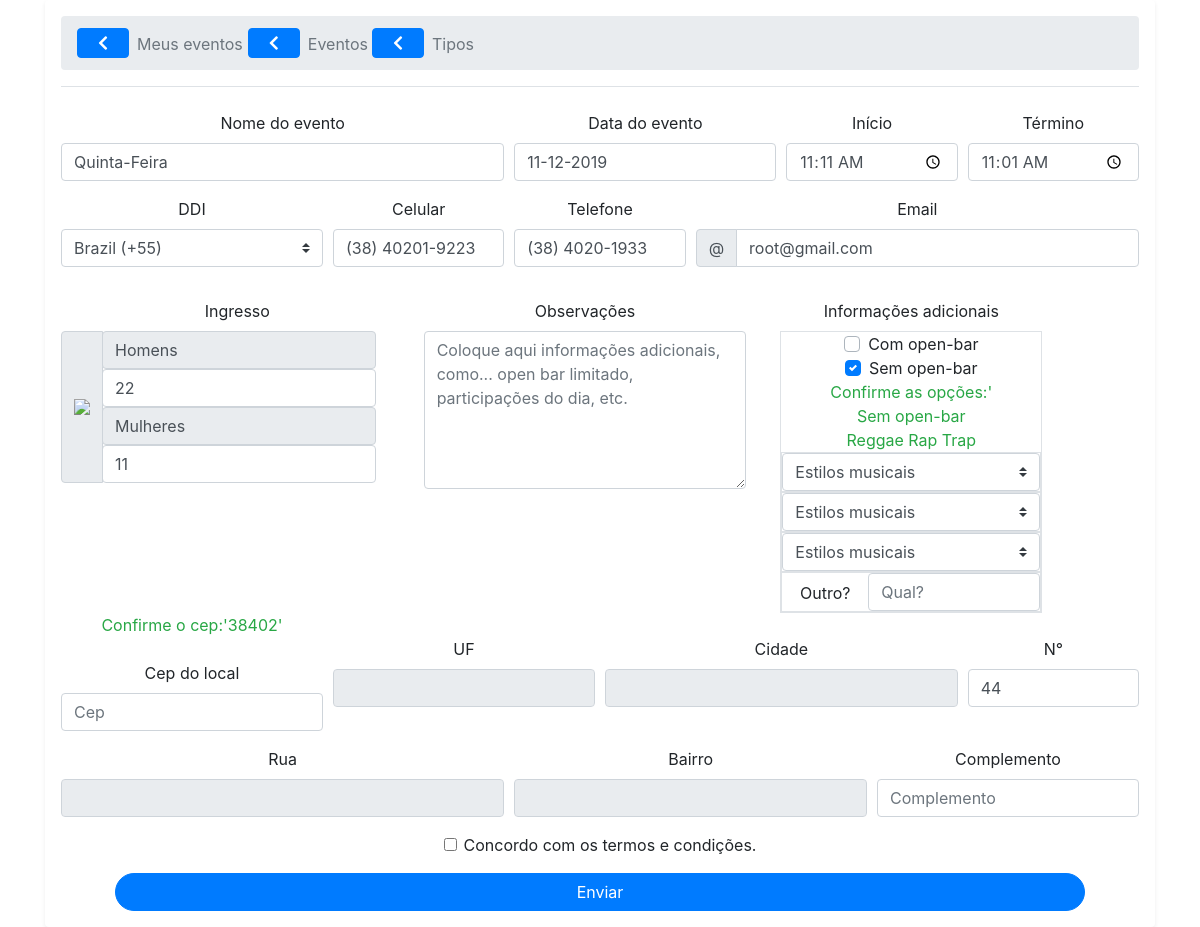
Page /novo_evento.php?editor=true&&id=4 (signed in) on the committed database.
### tables this page shows
CREATE TABLE `tb_eventos` (
  `id_evento` int(11) NOT NULL,
  `nome_evento` varchar(255) NOT NULL,
  `categoria_evento` varchar(255) DEFAULT NULL,
  `ddi_evento` varchar(255) NOT NULL,
  `celular_evento` varchar(20) NOT NULL,
  `telefone_evento` varchar(20) NOT NULL,
  `dia_evento` varchar(20) NOT NULL,
  `inicio_evento` varchar(20) NOT NULL,
  `termino_evento` varchar(20) NOT NULL,
  `ingressoh` int(5) NOT NULL,
  `ingressom` int(5) NOT NULL,
  `obs_evento` varchar(255) DEFAULT NULL,
  `email_evento` varchar(255) NOT NULL,
  `chek_evento` varchar(50) NOT NULL,
  `cep_evento` int(10) NOT NULL,
  `uf_evento` char(2) NOT NULL,
  `bairro_evento` varchar(255) DEFAULT NULL,
  `rua_evento` varchar(255) DEFAULT NULL,
  `cidade_evento` varchar(50) NOT NULL,
  `numero_evento` int(8) NOT NULL,
  `complemento_evento` varchar(255) DEFAULT NULL,
  `visu_eventos` int(11) NOT NULL,
  `id_postador` int(11) NOT NULL,
  `musicas` varchar(255) DEFAULT NULL,
  `data_envio` datetime NOT NULL,
  `visivel` varchar(20) DEFAULT 'true'
);

### novo_evento.php (the view, shortened to what this page needs)
<!DOCTYPE html>
<html lang="pt-br" id="site1">
	<head>
	  <link rel="stylesheet" href="//apps.bdimg.com/libs/jqueryui/1.10.4/css/jquery-ui.min.css">
		<link rel="stylesheet" href="https://stackpath.bootstrapcdn.com/bootstrap/4.2.1/css/bootstrap.min.css">
		<link rel="stylesheet" href="https://use.fontawesome.com/releases/v5.6.3/css/all.css">
		<link rel="stylesheet" type="text/css" href="css/reset.css">
		<link rel="stylesheet" type="text/css" href="css/style.css">
		<?php
		if(isset($_GET['editor'])){
						include("action/conn/conexao.php");
						$id = htmlspecialchars(addslashes($_GET['id']));
						$id_post = $_SESSION['id_postador'];
						$sql= $conn->query("SELECT * FROM tb_eventos where id_evento = $id and id_postador =$id_post");
						$evento = mysqli_fetch_assoc($sql);
		}
		?>
	</head>
	<body id="site1">
					<main role="main" id="mained" class="inner cover text-center container">
						<div class="shadow-sm p-3 mb-5 bg-white rounded">
							<nav aria-label="breadcrumb">
								<ol class="breadcrumb">
									<a href="meus_eventos.php"><button class="btn btn-primary d-flex"><i class="fas fa-chevron-left pr-2 pl-1 ml-1"></i></button></a>
									<li class="breadcrumb-item active ml-2 pt-1 mr-1 " aria-current="page">Meus eventos</li>
									<div class='pl-3 row'>
										<a href="eventos.php"><button class="btn btn-primary d-flex"><i class="fas fa-chevron-left mr-1 pl-1 ml-1 pr-1"></i></button></a>
										<li class="breadcrumb-item active ml-2 pt-1 mr-1 " aria-current="page">Eventos</li>
										<a href="tipo_evento.php"><button class="btn btn-primary d-flex"><i class="fas fa-chevron-left mr-1 pl-1 ml-1 pr-1"></i></button></a>
										<li class="breadcrumb-item active ml-2 pt-1 " aria-current="page">Tipos</li>
									</div>
								</ol>
							</nav>
						<span class=" border-bottom mt-2 d-flex p-left"></span><br>
							<form method="POST" action="<?php if(!isset($_GET["editor"])){
								echo "action/insert_evento.php";
							}else{echo "action/update_evento.php";}
								?>" data-toggle="validator">
								<div class="form-row">
									<div class="col-md-5 mb-3">
									  <label for="nome">Nome do evento</label>
									  <input type="text" class="form-control" id="nome" <?php if(isset($_GET['editor']) && isset($_GET['id'])){
										  echo "value='".$evento['nome_evento']."'";
									  } ?>  placeholder="Ex: Sextou" name="nome_evento" required>
									</div>
									<div class="col-md-3 mb-3">
									  <label for="nome2">Data do evento</label>
									  <input type="text" class="form-control" id="data" name="dia_evento" <?php if(isset($_GET['editor']) && isset($_GET['id'])){
										  echo "value='".date('d-m-Y', strtotime($evento['dia_evento']))."'";
									  } ?> placeholder="dd-mm-aaaa" required>
									</div>
									<div class="col-md-2 mb-3">
										<label for="nome2">Início</label>
										<input type="time" <?php if(isset($_GET['editor']) && isset($_GET['id'])){
										  echo "value='".$evento['inicio_evento']."'";
									  } ?> class="form-control"  id="horario" name="inicio_evento"  required>
									</div>
									<div class="col-md-2 mb-3">
										<label for="nome2">Término</label>
										<input type="time" <?php if(isset($_GET['editor']) && isset($_GET['id'])){
										  echo "value='".$evento['termino_evento']."'";
									  } ?> class="form-control"  id="horario" name="termino_evento"  required>
									</div>
								</div>
								<div class="form-row">
									<div class="col-md-3 mb-3">
										<label for="ddi" >DDI</label>
										<select name="countryCode" class="custom-select custom-select mb-3" id="ddi">
											<option data-countryCode="BR" value="55" Selected>Brazil (+55)</option>
									</select>
								</div>
									<div class="col-md-2 mb-3">
									  <label for="nome2">Celular</label>
									  <input type="text" class="form-control" <?php if(isset($_GET['editor']) && isset($_GET['id'])){
										  echo "value='".$evento['celular_evento']."'";
									  } ?>  id="celular" placeholder="(99) 12345-6789"  name="celular_evento" required>
									</div>
									<div class="col-md-2 mb-3">
									  <label for="nome2">Telefone</label>
									  <input type="text" <?php if(isset($_GET['editor']) && isset($_GET['id'])){
										  echo "value='".$evento['telefone_evento']."'";
									  } ?> class="form-control"  id="telefone" placeholder="(99) 1234-5678"  name="telefone_evento" required>
									</div>
									<div class="col-md-5 mb-3">
										  <label for="email">Email</label>
										  <div class="input-group">
											<div class="input-group-prepend">
											  <span class="input-group-text" id="inputGroupPrepend3">@</span>
											</div>
											<input type="email" <?php if(isset($_GET['editor']) && isset($_GET['id'])){
										  echo "value='".$evento['email_evento']."'";
									  } ?> class="form-control" id="email" placeholder="Ex: email@email.com" aria-describedby="inputGroupPrepend3" name="email" required>
										  </div>
									</div>
									<div class="col-md-4 mb-3 text-center justify-content-center">
									  <label for="ingressoh">Ingresso</label>
									  <div class="input-group">
										<div class="input-group-prepend">
										  <span class="input-group-text" id="inputGroupPrepend3"><img src="https://img.icons8.com/color/50/000000/ticket-purchase.png"></span>
										</div>
											<div>
												<span class="input-group-text" id="inputGroupPrepend3">Homens</span>
												<input type="text" <?php if(isset($_GET['editor']) && isset($_GET['id'])){
										  echo "value='".$evento['ingressoh']."'";
									  } ?> class="form-control" id="ingressoh" placeholder="Ex: 10.00" aria-describedby="inputGroupPrepend3" name="ingressoh" required>
												<span class="input-group-text"  id="inputGroupPrepend3">Mulheres</span>
												<input type="text" <?php if(isset($_GET['editor']) && isset($_GET['id'])){
										  echo "value='".$evento['ingressom']."'";
									  } ?> class="form-control" id="ingressom" placeholder="Ex: 10.00" aria-describedby="inputGroupPrepend3" name="ingressom" required>
											</div>
										</div>
									</div>
									<div class="col-md-4 mb-3 row">
										 <div class="col mb-2">
											<label for="nome2">Observações</label>
											<textarea class="form-control" id="exampleFormControlTextarea1" name="obs" maxlength="150" rows="6" placeholder="Coloque aqui informações adicionais, como... open bar limitado, participações do dia, etc. "><?php if(isset($_GET['editor']) && isset($_GET['id'])){
										  echo $evento['obs_evento'];
									  } ?></textarea>
										</div>
									</div>
									<div class="col-md-3 ml-4 mr-3">
										<label for="info">Informações adicionais</label>
										<div class="container border">
											<div class="custom-control custom-checkbox">
											  <label class="custom-control-label" for="customCheck2">Com open-bar</label>
											</div>
											<div class="custom-control custom-checkbox">
											  <label class="custom-control-label" for="Check1">Sem open-bar</label>
											</div>
											<span class="text-success">
												<?php if(isset($_GET['editor']) && isset($_GET['id'])){
														echo "Confirme as opções:'<br>".$evento['chek_evento']."<br>".$evento['musicas'];
												} ?>
											</span>
											<div class="row border">
												<select class="custom-select" name="msc1" required>
												  <option value='' selected>Estilos musicais</option>
												</select>
											</div>
											<div class="row border">
												<select class="custom-select" name="msc2" required>
												  <option value='' selected>Estilos musicais</option>
												</select>
											</div>
											<div class="row border">
											<select class="custom-select" name="msc3" required>
												  <option value='' selected>Estilos musicais</option>
												</select>
											</div>
											<div class="row border"><span class="col-4 pt-2 ">Outro?</span>
												<input type="text" class="form-control col-8" placeholder="Qual?" name="outro">
											</div>
										</div>
									</div>
								</div>
								  <div class="form-row">
									<div class="col-md-3 mb-3">
										<span class="text-success"><?php if(isset($_GET['editor']) && isset($_GET['id'])){
										  echo "Confirme o cep:'".$evento['cep_evento']."'";
									  } ?></span>
									  <label for="validationServer05" class="pt-4">Cep do local</label>
									  <input type="text"  class="form-control" id="cep" placeholder="Cep" name="cep" maxlength="10" required>
									</div>
									<div class="col-md-3 mb-3 pt-4">
									  <label for="estado">UF</label>
									  <input type="text"   type="text" readonly class="form-control disabled" id="uf" name="uf">
									</div>
									<div class="col-md-4 mb-3 pt-4">
									  <label for="cidade">Cidade</label>
									  <input type="text"  type="text" readonly class="form-control disabled" id="cidade" name="cidade">
									</div>
									<div class="col-md-2 mb-3 pt-4">
									  <label for="cidade">N°</label>
									  <input type="text" <?php if(isset($_GET['editor']) && isset($_GET['id'])){
										  echo "value='".$evento['numero_evento']."'";
									  } ?> class="form-control" id="numero" placeholder="Numero" name="numero" maxlength="10" required>
									</div>
								  </div>
								  <div class="form-row">
									<div class="col-md-5 mb-3">
									  <label for="rua">Rua</label>
									  <input type="text" type="text" readonly class="form-control disabled" id="rua" name="rua">
									</div>
									<div class="col-md-4 mb-3">
									  <label for="bairro">Bairro</label>
									  <input type="text"  type="text" readonly class="form-control disabled" id="bairro" name="bairro">
									</div>
									<div class="col-md-3 mb-3">
									  <label for="bairro">Complemento</label>
									  <input type="text" <?php if(isset($_GET['editor']) && isset($_GET['id'])){
										  echo "value='".$evento['complemento_evento']."'";
									  } ?> class="form-control" id="complemento" placeholder="Complemento" maxlength="80" name="complemento">
									</div>
								  </div>
								  <div class="form-group">
									<div class="form-check">
										<input class="form-check-input" type="checkbox" id="invalidCheck3" required>
										<label class="form-check-label" for="invalidCheck3">
											Concordo com os termos e condições.
										</label>
									</div>
								  </div>
								  <input class="btn btn-primary new-btn2" value="Enviar" name="save" type="submit">
							</form>
						</div>
					</main>
	</body>
</html>

### rows in the picture
tb_eventos: nome_evento "Quinta-Feira", dia_evento "11-12-2019", inicio_evento "11:11", termino_evento "11:01", celular_evento "(38) 40201-9223", telefone_evento "(38) 4020-1933", email "root@gmail.com", ingressoh "22", ingressom "11", chek_evento "Sem open-bar", musicas "Reggae Rap Trap", cep_evento "38402", numero "44"
